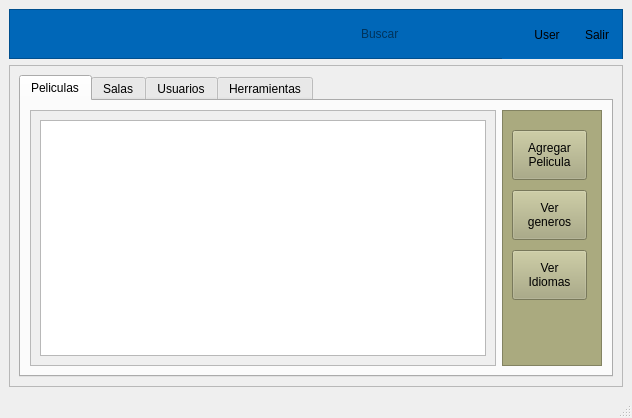
<?xml version="1.0" encoding="UTF-8"?>
<ui version="4.0">
 <class>AdminWindow</class>
 <widget class="QMainWindow" name="AdminWindow">
  <property name="geometry">
   <rect>
    <x>0</x>
    <y>0</y>
    <width>632</width>
    <height>418</height>
   </rect>
  </property>
  <property name="windowTitle">
   <string>MainWindow</string>
  </property>
  <widget class="QWidget" name="centralwidget">
   <layout class="QVBoxLayout" name="verticalLayout">
    <item>
     <widget class="QFrame" name="frame">
      <property name="minimumSize">
       <size>
        <width>0</width>
        <height>50</height>
       </size>
      </property>
      <property name="maximumSize">
       <size>
        <width>16777215</width>
        <height>50</height>
       </size>
      </property>
      <property name="styleSheet">
       <string notr="true">background-color:#0067b8</string>
      </property>
      <property name="frameShape">
       <enum>QFrame::StyledPanel</enum>
      </property>
      <property name="frameShadow">
       <enum>QFrame::Raised</enum>
      </property>
      <layout class="QHBoxLayout" name="horizontalLayout_2">
       <property name="spacing">
        <number>0</number>
       </property>
       <property name="leftMargin">
        <number>0</number>
       </property>
       <property name="topMargin">
        <number>0</number>
       </property>
       <property name="rightMargin">
        <number>0</number>
       </property>
       <property name="bottomMargin">
        <number>0</number>
       </property>
       <item>
        <layout class="QHBoxLayout" name="horizontalLayout">
         <item>
          <spacer name="horizontalSpacer">
           <property name="orientation">
            <enum>Qt::Horizontal</enum>
           </property>
           <property name="sizeHint" stdset="0">
            <size>
             <width>348</width>
             <height>20</height>
            </size>
           </property>
          </spacer>
         </item>
         <item>
          <widget class="QLineEdit" name="lineEdit">
           <property name="maximumSize">
            <size>
             <width>400</width>
             <height>16777215</height>
            </size>
           </property>
           <property name="styleSheet">
            <string notr="true">border: 1px solid rgb(0, 103, 184);</string>
           </property>
           <property name="placeholderText">
            <string>Buscar</string>
           </property>
          </widget>
         </item>
         <item>
          <widget class="QPushButton" name="search">
           <property name="minimumSize">
            <size>
             <width>0</width>
             <height>50</height>
            </size>
           </property>
           <property name="maximumSize">
            <size>
             <width>20</width>
             <height>16777215</height>
            </size>
           </property>
           <property name="mouseTracking">
            <bool>false</bool>
           </property>
           <property name="styleSheet">
            <string notr="true">#search{
	alternate-background-color: rgb(16, 88, 255);
background-color:qlineargradient(spread:pad, x1:1, y1:1, x2:1, y2:1, stop:1 rgb(0, 103, 184));
border: 1px solid rgb(0, 103, 184);
}
#search:hover{
	alternate-background-color: rgb(16, 88, 255);
background-color:qlineargradient(spread:pad, x1:1, y1:1, x2:1, y2:1, stop:1 rgb(0, 50, 184));
border: 1px solid rgb(0, 103, 184);
}



</string>
           </property>
           <property name="text">
            <string/>
           </property>
           <property name="icon">
            <iconset resource="recursos.qrc">
             <normaloff>:/img/img/search.png</normaloff>:/img/img/search.png</iconset>
           </property>
          </widget>
         </item>
         <item>
          <widget class="QPushButton" name="userbutton">
           <property name="minimumSize">
            <size>
             <width>50</width>
             <height>50</height>
            </size>
           </property>
           <property name="maximumSize">
            <size>
             <width>50</width>
             <height>50</height>
            </size>
           </property>
           <property name="mouseTracking">
            <bool>false</bool>
           </property>
           <property name="styleSheet">
            <string notr="true">#userbutton{
	alternate-background-color: rgb(16, 88, 255);
background-color:qlineargradient(spread:pad, x1:1, y1:1, x2:1, y2:1, stop:1 rgb(0, 103, 184));
border: 1px solid rgb(0, 103, 184);
}
#userbutton:hover{
	alternate-background-color: rgb(16, 88, 255);
background-color:qlineargradient(spread:pad, x1:1, y1:1, x2:1, y2:1, stop:1 rgb(0, 50, 184));
border: 1px solid rgb(0, 103, 184);
}


</string>
           </property>
           <property name="text">
            <string>User</string>
           </property>
          </widget>
         </item>
         <item>
          <widget class="QPushButton" name="options">
           <property name="minimumSize">
            <size>
             <width>50</width>
             <height>50</height>
            </size>
           </property>
           <property name="mouseTracking">
            <bool>false</bool>
           </property>
           <property name="styleSheet">
            <string notr="true">#options{
	alternate-background-color: rgb(16, 88, 255);
background-color:qlineargradient(spread:pad, x1:1, y1:1, x2:1, y2:1, stop:1 rgb(0, 103, 184));
border: 1px solid rgb(0, 103, 184);
}
#options:hover{
	alternate-background-color: rgb(16, 88, 255);
background-color:qlineargradient(spread:pad, x1:1, y1:1, x2:1, y2:1, stop:1 rgb(0, 50, 184));
border: 1px solid rgb(0, 103, 184);
}

</string>
           </property>
           <property name="text">
            <string>Salir</string>
           </property>
          </widget>
         </item>
        </layout>
       </item>
      </layout>
     </widget>
    </item>
    <item>
     <layout class="QHBoxLayout" name="horizontalLayout_3">
      <item>
       <widget class="QFrame" name="frame_2">
        <property name="minimumSize">
         <size>
          <width>100</width>
          <height>0</height>
         </size>
        </property>
        <property name="frameShape">
         <enum>QFrame::StyledPanel</enum>
        </property>
        <property name="frameShadow">
         <enum>QFrame::Raised</enum>
        </property>
        <layout class="QVBoxLayout" name="verticalLayout_2">
         <item>
          <widget class="QTabWidget" name="tabWidget">
           <property name="currentIndex">
            <number>0</number>
           </property>
           <widget class="QWidget" name="tab">
            <attribute name="title">
             <string>Peliculas</string>
            </attribute>
            <layout class="QHBoxLayout" name="horizontalLayout_4">
             <item>
              <widget class="QScrollArea" name="scrollArea">
               <property name="widgetResizable">
                <bool>true</bool>
               </property>
               <widget class="QWidget" name="PeliContents">
                <property name="geometry">
                 <rect>
                  <x>0</x>
                  <y>0</y>
                  <width>460</width>
                  <height>235</height>
                 </rect>
                </property>
                <layout class="QVBoxLayout" name="verticalLayout_3">
                 <item>
                  <widget class="QTableView" name="pelitable"/>
                 </item>
                </layout>
               </widget>
              </widget>
             </item>
             <item>
              <widget class="QFrame" name="frame_3">
               <property name="minimumSize">
                <size>
                 <width>100</width>
                 <height>0</height>
                </size>
               </property>
               <property name="styleSheet">
                <string notr="true">background-color: rgb(170, 170, 127);</string>
               </property>
               <property name="frameShape">
                <enum>QFrame::StyledPanel</enum>
               </property>
               <property name="frameShadow">
                <enum>QFrame::Raised</enum>
               </property>
               <widget class="QPushButton" name="pushButton">
                <property name="geometry">
                 <rect>
                  <x>10</x>
                  <y>20</y>
                  <width>75</width>
                  <height>50</height>
                 </rect>
                </property>
                <property name="minimumSize">
                 <size>
                  <width>0</width>
                  <height>50</height>
                 </size>
                </property>
                <property name="text">
                 <string>Agregar 
Pelicula</string>
                </property>
               </widget>
               <widget class="QPushButton" name="pushButton_2">
                <property name="geometry">
                 <rect>
                  <x>10</x>
                  <y>140</y>
                  <width>75</width>
                  <height>50</height>
                 </rect>
                </property>
                <property name="minimumSize">
                 <size>
                  <width>0</width>
                  <height>50</height>
                 </size>
                </property>
                <property name="text">
                 <string>Ver 
Idiomas</string>
                </property>
               </widget>
               <widget class="QPushButton" name="pushButton_3">
                <property name="geometry">
                 <rect>
                  <x>10</x>
                  <y>80</y>
                  <width>75</width>
                  <height>50</height>
                 </rect>
                </property>
                <property name="minimumSize">
                 <size>
                  <width>0</width>
                  <height>50</height>
                 </size>
                </property>
                <property name="text">
                 <string>Ver 
generos</string>
                </property>
               </widget>
              </widget>
             </item>
            </layout>
           </widget>
           <widget class="QWidget" name="tab_3">
            <attribute name="title">
             <string>Salas</string>
            </attribute>
           </widget>
           <widget class="QWidget" name="tab_2">
            <attribute name="title">
             <string>Usuarios</string>
            </attribute>
           </widget>
           <widget class="QWidget" name="tab_4">
            <attribute name="title">
             <string>Herramientas</string>
            </attribute>
           </widget>
          </widget>
         </item>
        </layout>
       </widget>
      </item>
     </layout>
    </item>
   </layout>
  </widget>
  <widget class="QMenuBar" name="menubar">
   <property name="geometry">
    <rect>
     <x>0</x>
     <y>0</y>
     <width>632</width>
     <height>21</height>
    </rect>
   </property>
  </widget>
  <widget class="QStatusBar" name="statusbar"/>
 </widget>
 <resources>
  <include location="recursos.qrc"/>
 </resources>
 <connections/>
</ui>
